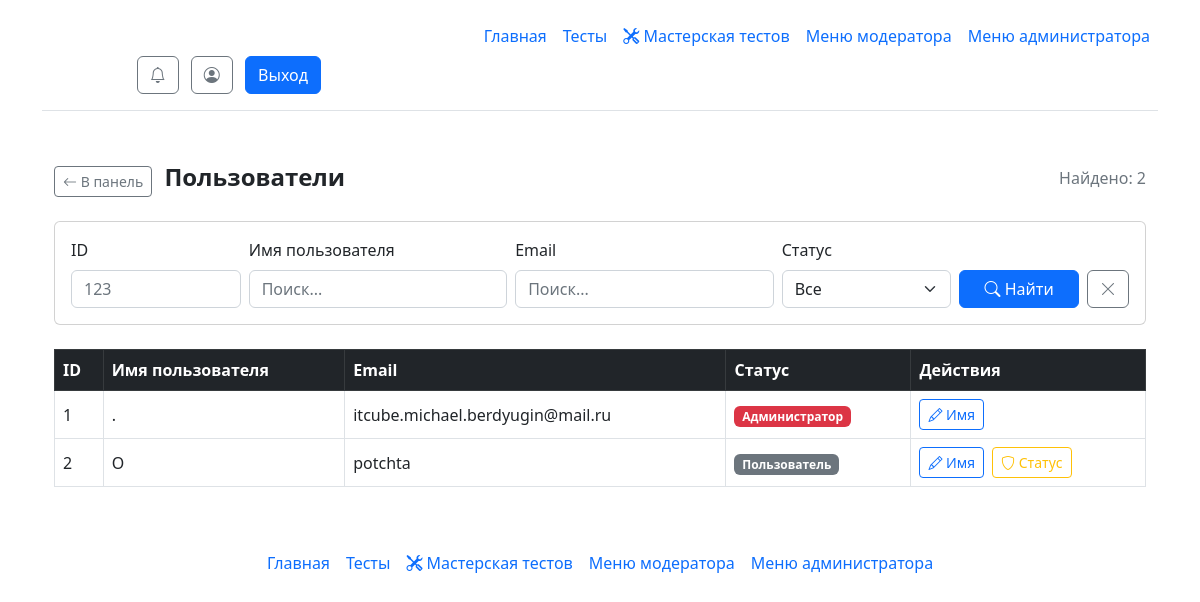
Before: /admin/users (signed in) with the older database file.
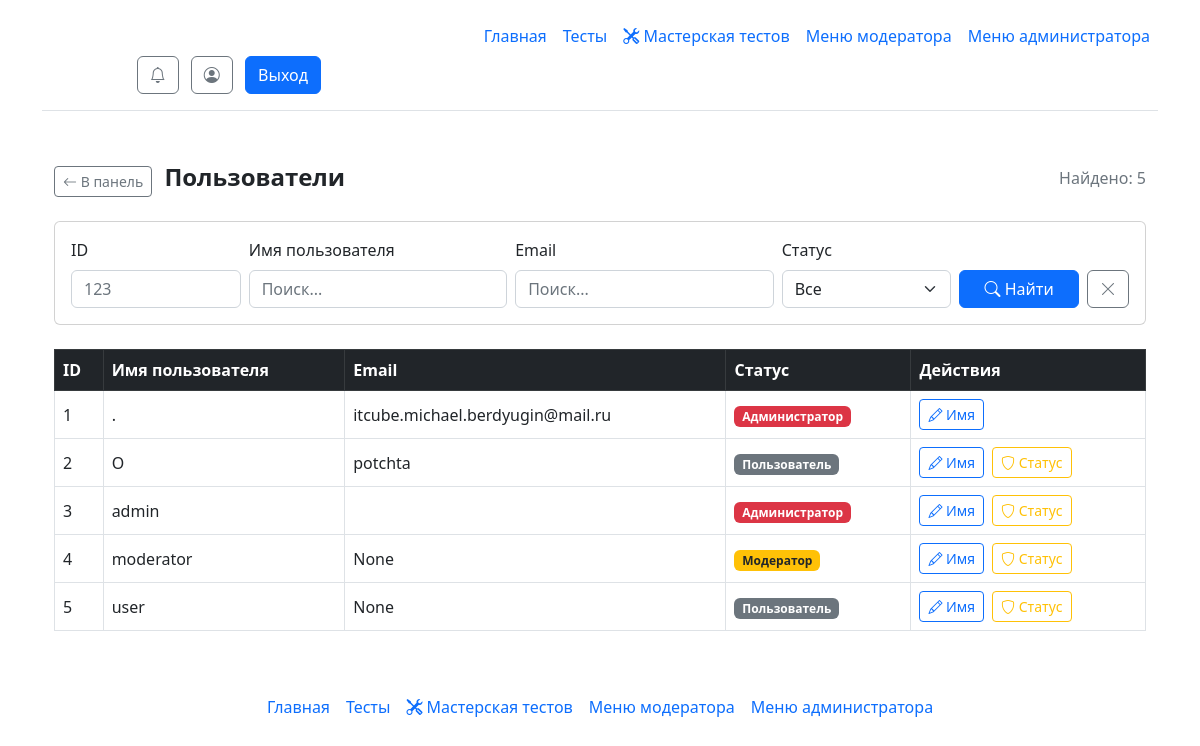
After: the same page with the newer database file.
### models.py (models this page shows)
class User(db.Model, UserMixin):
    id = db.Column(db.Integer, primary_key=True)
    username = db.Column(db.String, unique=True)
    password = db.Column(db.String)
    email = db.Column(db.String, unique=True)
    admin = db.Column(db.Integer, default=0)  # 0 - обычный, 1 - модератор, 2 - администратор
    current_test_id = db.Column(db.Integer, default=None)

### routes/admin.py (the view)
@admin_bp.route('/admin/users')
@login_required
def admin_users():
    err = _require_admin()
    if err:
        return err
    q_id = request.args.get('id', '').strip()
    q_name = request.args.get('name', '').strip()
    q_email = request.args.get('email', '').strip()
    q_status = request.args.get('status', '').strip()
    query = User.query
    if q_id:
        try:
            query = query.filter(User.id == int(q_id))
        except ValueError:
            pass
    if q_name:
        query = query.filter(User.username.ilike(f'%{q_name}%'))
    if q_email:
        query = query.filter(User.email.ilike(f'%{q_email}%'))
    if q_status in ('0', '1', '2'):
        query = query.filter(User.admin == int(q_status))
    users = query.order_by(User.id).all()
    return render_template("admin_users.html", users=users,
                           q_id=q_id, q_name=q_name, q_email=q_email, q_status=q_status)

### __init__.py (called while the page is built, shortened)
@manager.user_loader
def load_user(user_id):
    return db.session.get(User, user_id)

@app.template_filter('get_unread_notifications_count')
def get_unread_notifications_count(user_id):
    return Notifications.query.filter_by(n_user_id=user_id, n_is_read=False).count()

@app.before_request
def check_must_rate_test():
    excluded_paths = ['/test/', '/static/', '/logout']

### routes/admin.py (called while the page is built)
def _require_admin():
    if current_user.admin < 2:
        flash("У вас нет доступа!", 'danger')
        return redirect("/")
    return None

### templates/admin_users.html (shortened to what this page needs)
{% extends 'base.html' %}
{% block main %}
<div class="container mt-4">
    <div class="d-flex justify-content-between align-items-center mb-4">
        <div>
            <a href="/admin" class="btn btn-outline-secondary btn-sm me-2">
                <i class="bi bi-arrow-left"></i> В панель
            </a>
            <span class="fs-4 fw-semibold">Пользователи</span>
        </div>
        <span class="text-muted">Найдено: {{ users|length }}</span>
    </div>
    <form method="GET" action="/admin/users" class="card card-body mb-4">
        <div class="row g-2 align-items-end">
            <div class="col-sm-2">
                <label class="form-label">ID</label>
                <input type="number" class="form-control" name="id" value="{{ q_id }}" placeholder="123">
            </div>
            <div class="col-sm-3">
                <label class="form-label">Имя пользователя</label>
                <input type="text" class="form-control" name="name" value="{{ q_name }}" placeholder="Поиск...">
            </div>
            <div class="col-sm-3">
                <label class="form-label">Email</label>
                <input type="text" class="form-control" name="email" value="{{ q_email }}" placeholder="Поиск...">
            </div>
            <div class="col-sm-2">
                <label class="form-label">Статус</label>
                <select class="form-select" name="status">
                    <option value="" {% if q_status == '' %}selected{% endif %}>Все</option>
                </select>
            </div>
            <div class="col-sm-2 d-flex gap-2">
                <button type="submit" class="btn btn-primary w-100">
                    <i class="bi bi-search"></i> Найти
                </button>
                <a href="/admin/users" class="btn btn-outline-secondary" title="Сбросить">
                    <i class="bi bi-x-lg"></i>
                </a>
            </div>
        </div>
    </form>
    {% if users %}
    <div class="table-responsive">
        <table class="table table-bordered table-hover align-middle">
            <thead class="table-dark">
                <tr>
                    <th>ID</th>
                    <th>Имя пользователя</th>
                    <th>Email</th>
                    <th>Статус</th>
                    <th>Действия</th>
                </tr>
            </thead>
            <tbody>
                {% for user in users %}
                <tr>
                    <td>{{ user.id }}</td>
                    <td>{{ user.username }}</td>
                    <td>{{ user.email }}</td>
                    <td>
                        {% if user.admin == 2 %}
                        <span class="badge bg-danger">Администратор</span>
                        {% elif user.admin == 1 %}
                        <span class="badge bg-warning text-dark">Модератор</span>
                        {% else %}
                        <span class="badge bg-secondary">Пользователь</span>
                        {% endif %}
                    </td>
                    <td>
                        <div class="d-flex gap-2">
                            <button class="btn btn-sm btn-outline-primary"
                                    data-bs-toggle="modal"
                                    data-bs-target="#renameModal{{ user.id }}">
                                <i class="bi bi-pencil"></i> Имя
                            </button>
                            {% if user.id != current_user.id %}
                            <button class="btn btn-sm btn-outline-warning"
                                    data-bs-toggle="modal"
                                    data-bs-target="#statusModal{{ user.id }}">
                                <i class="bi bi-shield"></i> Статус
                            </button>
                            {% endif %}
                        </div>
                    </td>
                </tr>
                {% endfor %}
            </tbody>
        </table>
    </div>
    {% else %}
    <div class="alert alert-secondary text-center">Пользователи не найдены.</div>
    {% endif %}
</div>
{% endblock %}

### templates/base.html (shortened to what this page needs)
<!doctype html>
<html lang="ru">
  <head>
    <link href="https://cdn.jsdelivr.net/npm/bootstrap@5.2.0/dist/css/bootstrap.min.css" rel="stylesheet">
    <link rel="stylesheet" href="https://cdn.jsdelivr.net/npm/bootstrap-icons@1.10.0/font/bootstrap-icons.css">
    <link href="static/style/style.css" rel="stylesheet">
  </head>
  <body class="d-flex flex-column min-vh-100">
<div class="container">
    <header class="d-flex flex-wrap align-items-center justify-content-center justify-content-md-between py-3 mb-4 border-bottom">
      <div class="col-md-3 mb-2 mb-md-0">
        <a href="/" class="d-inline-flex link-body-emphasis text-decoration-none">
          <svg class="bi" width="40" height="32" role="img" aria-label="Bootstrap"><use xlink:href="#bootstrap"></use></svg>
        </a>
      </div>
      <ul class="nav col-12 col-md-auto mb-2 justify-content-center mb-md-0">
        <li><a href="/" class="nav-link px-2">Главная</a></li>
          <li><a href="/tests" class="nav-link px-2">Тесты</a></li>
        {% if current_user.is_authenticated %}
        <li><a href="/workshop" class="nav-link px-2"><i class="bi bi-tools"></i> Мастерская тестов</a></li>
        {% endif %}
        {% if current_user.is_authenticated and current_user.admin >= 1 %}
          <li><a href="/moderator_1" class="nav-link px-2">Меню модератора</a></li>
        {% endif %}
        {% if current_user.is_authenticated and current_user.admin >= 2 %}
          <li><a href="/admin_1" class="nav-link px-2">Меню администратора</a></li>
        {% endif %}
      </ul>
      <div class="col-md-3 text-end">
          {% if current_user.is_authenticated %}
        <a href="/notifications" class="btn btn-outline-secondary me-2 position-relative">
            <i class="bi bi-bell"></i>
            {% set unread_count = current_user.id | get_unread_notifications_count %}
        </a>
        <a href="/profile" class="btn btn-outline-secondary me-2">
            <i class="bi bi-person-circle"></i>
        </a>
        <a class="btn btn-primary" href="/logout">Выход</a>
        {% else %}
        <a class="btn btn-outline-primary me-2" href="/login">Вход</a>
        <a class="btn btn-primary" href="/registration">Регистрация</a>
        {% endif %}
      </div>
    </header>
  </div>
<main class = "container">
  {% block main %}{% endblock %}
</main>
<div class="container">
  <footer class="py-3 my-4">
    <ul class="nav col-12 col-md-auto mb-2 justify-content-center mb-md-0">
        <li><a href="/" class="nav-link px-2">Главная</a></li>
          <li><a href="/tests" class="nav-link px-2">Тесты</a></li>
        {% if current_user.is_authenticated %}
        <li><a href="/workshop" class="nav-link px-2"><i class="bi bi-tools"></i> Мастерская тестов</a></li>
        {% endif %}
        {% if current_user.is_authenticated and current_user.admin >= 1 %}
          <li><a href="/moderator_1" class="nav-link px-2">Меню модератора</a></li>
        {% endif %}
        {% if current_user.is_authenticated and current_user.admin >= 2 %}
          <li><a href="/admin_1" class="nav-link px-2">Меню администратора</a></li>
        {% endif %}
      </ul>
  </footer>
</div>
  </body>
</html>

Changed rows visible on the page:
added User: id "3", username "admin", admin "Администратор"
added User: id "4", username "moderator", email "None", admin "Модератор"
added User: id "5", username "user", email "None", admin "Пользователь"
Other visible differences:
{{ users|length }}: "2" → "5"
